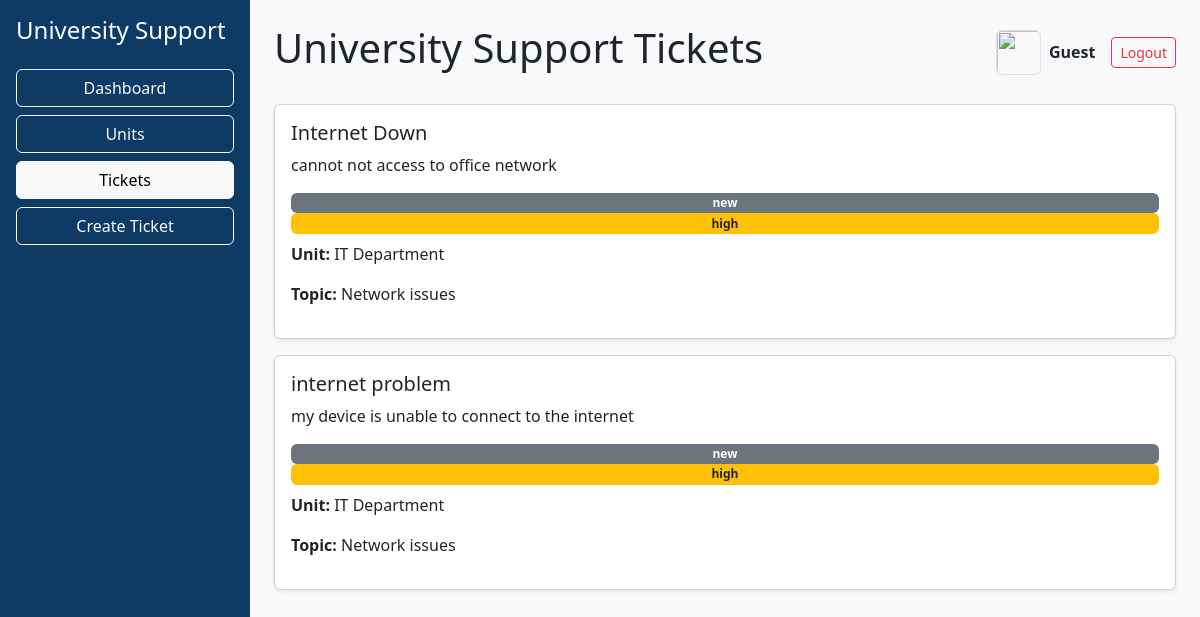
The app's page /api/ui/tickets/, older data.
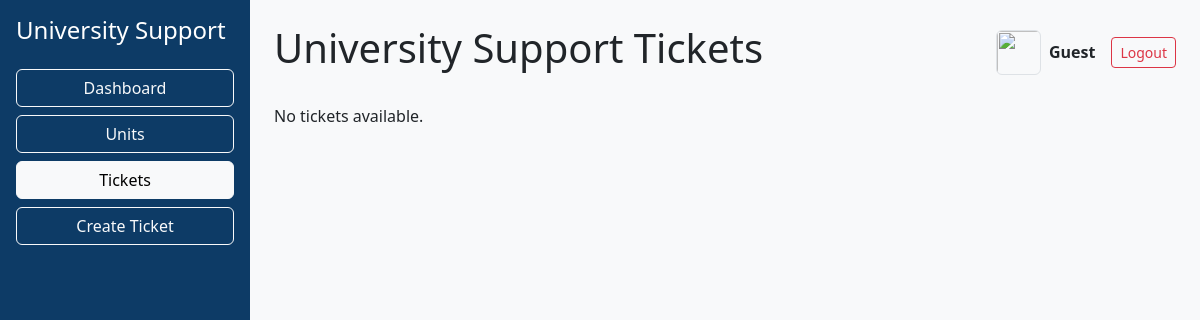
The same page, newer data.
### tickets/models.py (models this page shows, shortened)
class Ticket(models.Model):
    STATUS_CHOICES = [
        ('new', 'New'),
        ('in_progress', 'In Progress'),
        ('done', 'Done'),
        ('canceled', 'Canceled'),
        ('withdrawn', 'Withdrawn'),
    ]
    PRIORITY_CHOICES = [
        ('low', 'Low'),
        ('medium', 'Medium'),
        ('high', 'High'),
    ]
    unit = models.ForeignKey(Unit, on_delete=models.CASCADE, related_name='tickets')
    topic = models.ForeignKey(Topic, on_delete=models.CASCADE, related_name='tickets')
    created_by = models.ForeignKey(User, on_delete=models.CASCADE, related_name='created_tickets')
    title = models.CharField(max_length=255)
    description = models.TextField()
    status = models.CharField(max_length=20, choices=STATUS_CHOICES, default='new')
    priority = models.CharField(max_length=20, choices=PRIORITY_CHOICES, default='medium')
    created_at = models.DateTimeField(auto_now_add=True)
    updated_at = models.DateTimeField(auto_now=True)

class Unit(models.Model):
    name = models.CharField(max_length=255)
    description = models.TextField(blank=True, null=True)
    parent = models.ForeignKey('self', null=True, blank=True, on_delete=models.CASCADE)

class Topic(models.Model):
    unit = models.ForeignKey(Unit, on_delete=models.CASCADE, related_name='topics')
    name = models.CharField(max_length=255)
    description = models.TextField(blank=True, null=True)

### tickets/views.py (the view)
# urls.py: path('ui/tickets/', views.ticket_list_page, name='ticket_list_page'),
def ticket_list_page(request):
    tickets = Ticket.objects.all().prefetch_related('comments__user')
    users = User.objects.all()
    return render(request, 'tickets/ticket_list.html', {'tickets': tickets, 'users': users})

### tickets/templates/tickets/ticket_list.html (shortened to what this page needs)
<!DOCTYPE html>
<html>
<head>
    <link href="https://cdn.jsdelivr.net/npm/bootstrap@5.3.0/dist/css/bootstrap.min.css" rel="stylesheet">
</head>
<body class="bg-light">
<div class="d-flex">
    <div class="text-white p-3" style="width:250px; min-height:100vh; background-color:#0d3b66;">
        <h4 class="mb-4">University Support</h4>
        <a href="/api/ui/dashboard/" class="btn btn-outline-light w-100 mb-2">Dashboard</a>
        <a href="/api/ui/units/" class="btn btn-outline-light w-100 mb-2">Units</a>
        <a href="/api/ui/tickets/" class="btn btn-light w-100 mb-2">Tickets</a>
        <a href="/api/ui/tickets/create/" class="btn btn-outline-light w-100 mb-2">Create Ticket</a>
    </div>
    <div class="flex-grow-1 p-4">
        <div class="d-flex justify-content-between align-items-center mb-4">
            <h1>University Support Tickets</h1>
            <div class="d-flex align-items-center">
                <img src="https://cdn-icons-png.flaticon.com/512/149/149071.png"
                     class="me-2 border rounded"
                     width="45" height="45">
                <span class="me-3 fw-bold">
                    {{ request.user.username|default:"Guest" }}
                </span>
                <form method="post" action="/admin/logout/" class="d-inline">
                   <button type="submit" class="btn btn-outline-danger btn-sm">Logout</button>
                </form>
            </div>
        </div>
        {% if tickets %}
            {% for ticket in tickets %}
                <div class="card mb-3 p-3 shadow-sm">
                    <h5>{{ ticket.title }}</h5>
                    <p>{{ ticket.description }}</p>
                    <span class="badge bg-secondary">{{ ticket.status }}</span>
                    <span class="badge bg-warning text-dark">{{ ticket.priority }}</span>
                    <p class="mt-2"><strong>Unit:</strong> {{ ticket.unit.name }}</p>
                    <p><strong>Topic:</strong> {{ ticket.topic.name }}</p>
                </div>
            {% endfor %}
        {% else %}
            <p>No tickets available.</p>
        {% endif %}
    </div>
</div>
</body>
</html>

Row changes from the older to the newer data that the page shows:
removed Ticket: title "Internet Down", description "cannot not access to office network", status "new", priority "high", unit.name "IT Department", topic.name "Network issues"
removed Ticket: title "internet problem", description "my device is unable to connect to the internet", status "new", priority "high", unit.name "IT Department", topic.name "Network issues"
Text that changed along with them:
text now shown: "No tickets available."
